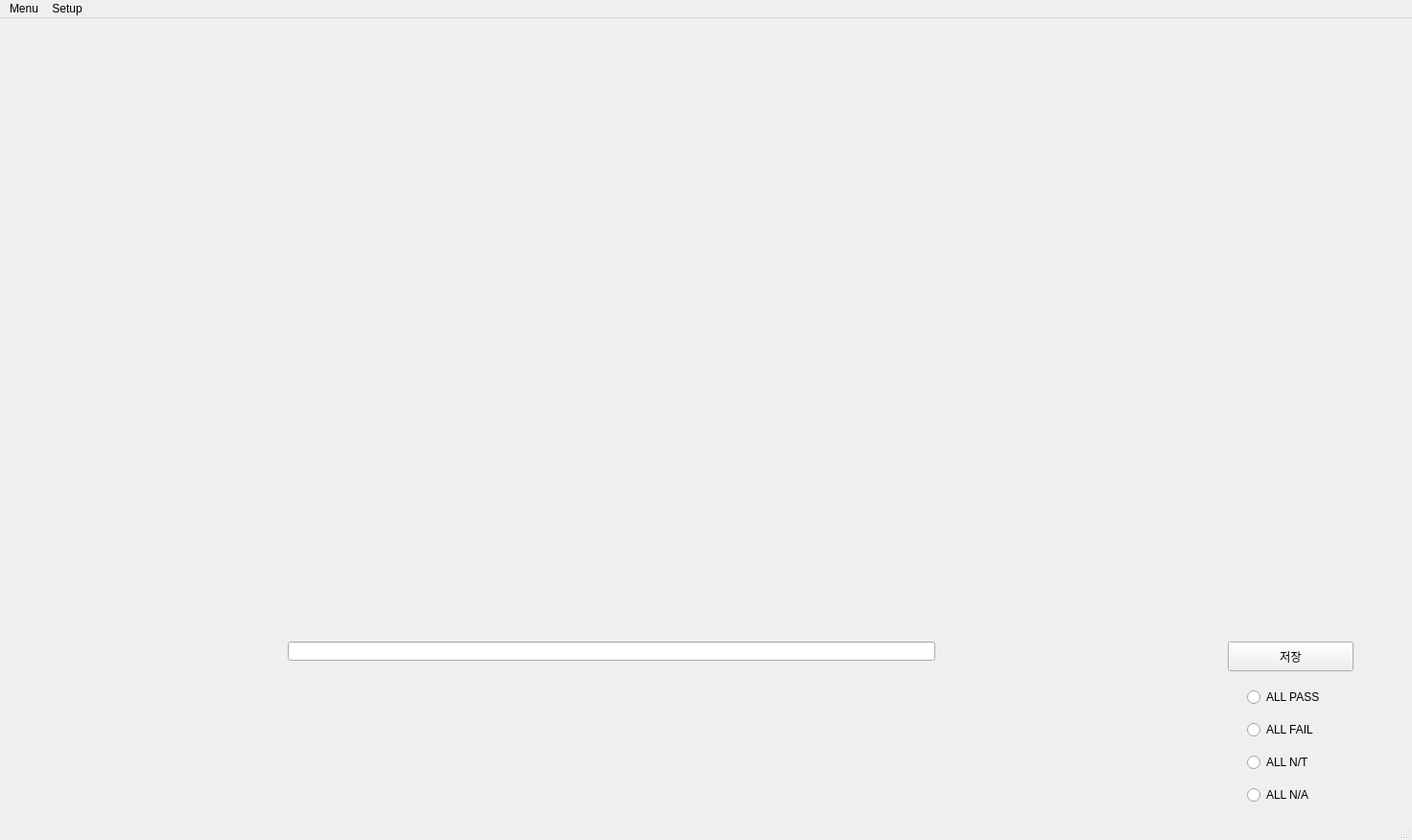
<?xml version="1.0" encoding="UTF-8"?>
<ui version="4.0">
 <class>MainWindow</class>
 <widget class="QMainWindow" name="MainWindow">
  <property name="geometry">
   <rect>
    <x>0</x>
    <y>0</y>
    <width>1472</width>
    <height>876</height>
   </rect>
  </property>
  <property name="windowTitle">
   <string>MainWindow</string>
  </property>
  <widget class="QWidget" name="centralwidget">
   <widget class="QWidget" name="verticalLayoutWidget">
    <property name="geometry">
     <rect>
      <x>10</x>
      <y>10</y>
      <width>51</width>
      <height>821</height>
     </rect>
    </property>
    <layout class="QVBoxLayout" name="img_VBoxLayout"/>
   </widget>
   <widget class="QLabel" name="img_Label">
    <property name="geometry">
     <rect>
      <x>80</x>
      <y>20</y>
      <width>1350</width>
      <height>621</height>
     </rect>
    </property>
    <property name="text">
     <string/>
    </property>
   </widget>
   <widget class="QLineEdit" name="desc_LineEdit">
    <property name="geometry">
     <rect>
      <x>300</x>
      <y>650</y>
      <width>675</width>
      <height>20</height>
     </rect>
    </property>
   </widget>
   <widget class="QWidget" name="horizontalLayoutWidget">
    <property name="geometry">
     <rect>
      <x>80</x>
      <y>690</y>
      <width>1141</width>
      <height>141</height>
     </rect>
    </property>
    <layout class="QHBoxLayout" name="testList_Layout"/>
   </widget>
   <widget class="QPushButton" name="save_Button">
    <property name="geometry">
     <rect>
      <x>1280</x>
      <y>650</y>
      <width>131</width>
      <height>31</height>
     </rect>
    </property>
    <property name="text">
     <string>저장</string>
    </property>
   </widget>
   <widget class="QWidget" name="verticalLayoutWidget_2">
    <property name="geometry">
     <rect>
      <x>1300</x>
      <y>690</y>
      <width>161</width>
      <height>141</height>
     </rect>
    </property>
    <layout class="QVBoxLayout" name="testAll_VBoxLayout">
     <item>
      <widget class="QRadioButton" name="allPass_RadioButton">
       <property name="text">
        <string>ALL PASS</string>
       </property>
      </widget>
     </item>
     <item>
      <widget class="QRadioButton" name="allNA_RadioButton">
       <property name="text">
        <string>ALL FAIL</string>
       </property>
      </widget>
     </item>
     <item>
      <widget class="QRadioButton" name="allNT_RadioButton">
       <property name="text">
        <string>ALL N/T</string>
       </property>
      </widget>
     </item>
     <item>
      <widget class="QRadioButton" name="allFail_RadioButton">
       <property name="text">
        <string>ALL N/A</string>
       </property>
      </widget>
     </item>
    </layout>
   </widget>
  </widget>
  <widget class="QMenuBar" name="menubar">
   <property name="geometry">
    <rect>
     <x>0</x>
     <y>0</y>
     <width>1472</width>
     <height>21</height>
    </rect>
   </property>
   <widget class="QMenu" name="menu">
    <property name="title">
     <string>Menu</string>
    </property>
    <addaction name="actionOpen"/>
    <addaction name="actionClose"/>
   </widget>
   <widget class="QMenu" name="setup">
    <property name="title">
     <string>Setup</string>
    </property>
    <addaction name="actionLanguage"/>
    <addaction name="actionTest_List"/>
    <addaction name="actionExcel_Setting"/>
   </widget>
   <addaction name="menu"/>
   <addaction name="setup"/>
  </widget>
  <widget class="QStatusBar" name="statusbar"/>
  <action name="actionOpen">
   <property name="text">
    <string>Open</string>
   </property>
  </action>
  <action name="actionClose">
   <property name="text">
    <string>Close</string>
   </property>
  </action>
  <action name="actionLanguage">
   <property name="text">
    <string>Language</string>
   </property>
  </action>
  <action name="actionTest_List">
   <property name="text">
    <string>Test List</string>
   </property>
  </action>
  <action name="actionExcel_Setting">
   <property name="text">
    <string>Excel Setting</string>
   </property>
  </action>
 </widget>
 <resources/>
 <connections/>
</ui>
